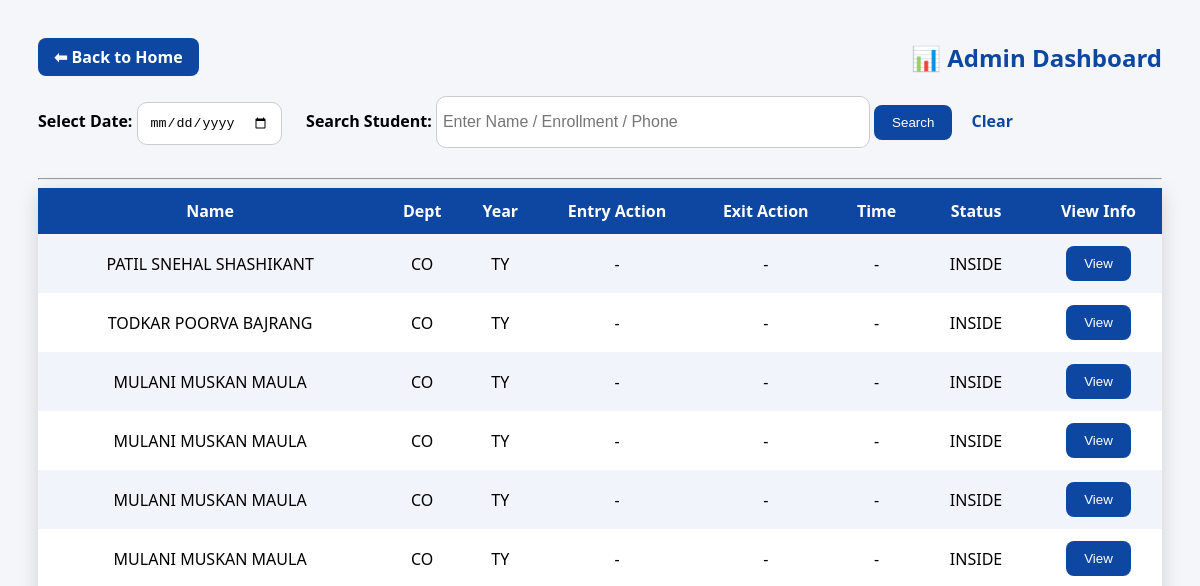
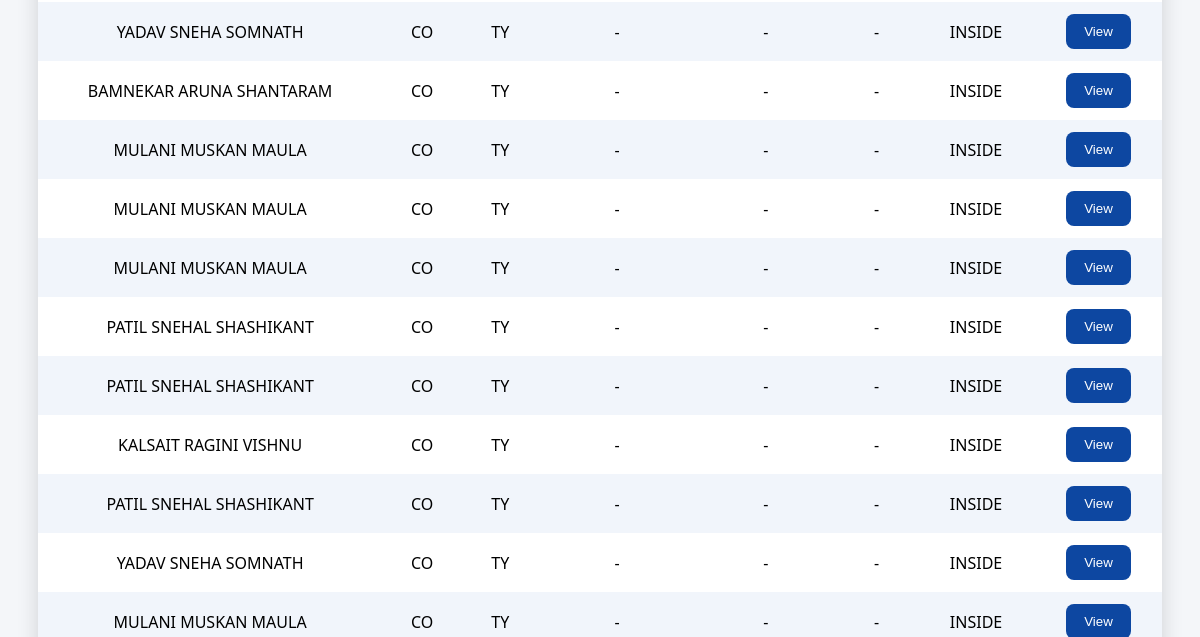
The app's page /dashboard (upper part), older data (2 pictures, top to bottom).
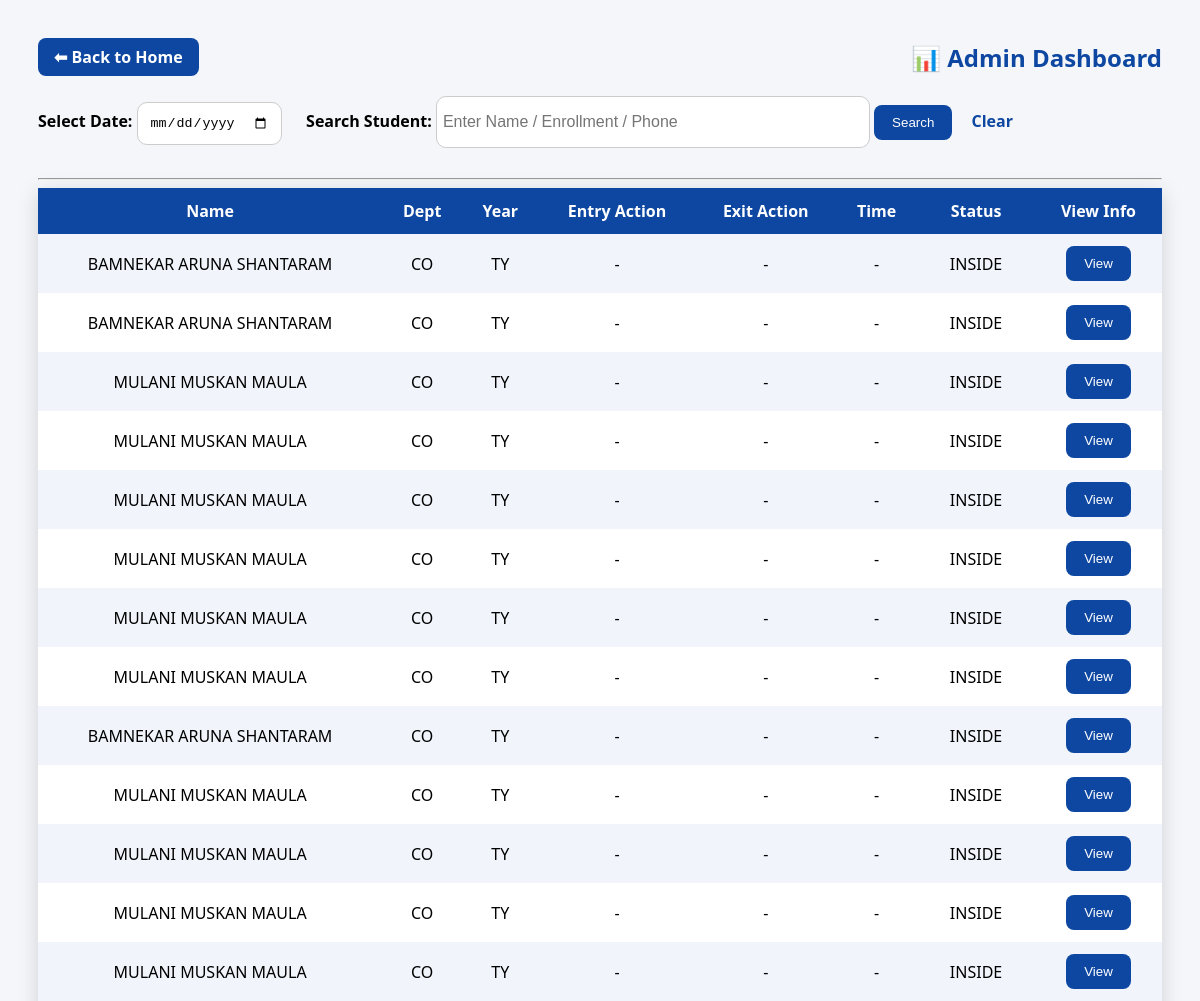
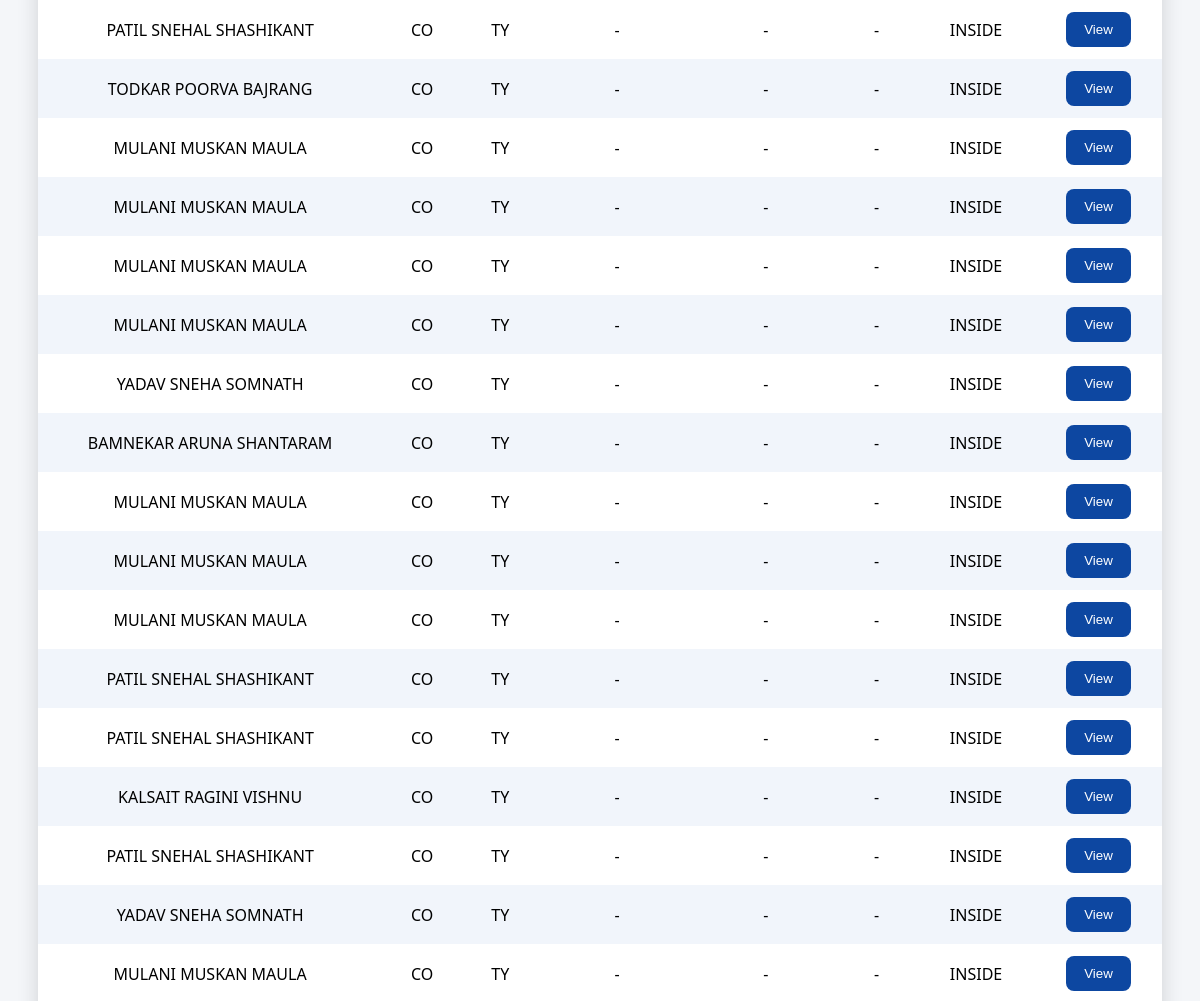
The same page, newer data (2 pictures, top to bottom).
### tables this page shows
CREATE TABLE GateLogs(
            id INTEGER PRIMARY KEY AUTOINCREMENT,
            enrollment TEXT,
            name TEXT,
            department TEXT,
            year TEXT,
            phone TEXT,
            action TEXT,
            timestamp TEXT
        );

CREATE TABLE Status(
            enrollment TEXT PRIMARY KEY,
            current_status TEXT,
            last_time TEXT
        );

### CAP2.py (the view, shortened to what this page needs)
@app.route("/dashboard")
def dashboard():
    selected_date = request.args.get("date")
    search = request.args.get("search", "").strip()
    con = sqlite3.connect(DB_PATH)
    con.row_factory = sqlite3.Row
    query = """
    SELECT g.*, s.current_status
    FROM GateLogs g
    LEFT JOIN Status s ON g.enrollment = s.enrollment
    WHERE 1=1
    """
    params = []
    if selected_date:
        d = datetime.strptime(selected_date, "%Y-%m-%d").strftime("%d-%m-%Y")
        query += " AND g.timestamp LIKE ?"
        params.append(f"{d}%")
    query += " ORDER BY g.id DESC"
    logs = con.execute(query, params).fetchall()
    con.close()
    return render_template(
        "DASHBOARD1.html",
        logs=logs,
        selected_date=selected_date
    )

### templates/DASHBOARD1.html (shortened to what this page needs)
<!DOCTYPE html>
<html>
<head>
</head>
<body>
<div class="top-bar">
    <a href="/" class="back-btn">⬅ Back to Home</a>
    <h2>📊 Admin Dashboard</h2>
</div>
<form method="get" action="/dashboard" style="margin-bottom:15px;">
    <label><b>Select Date:</b></label>
    <input type="date" name="date" value="{{ selected_date }}">
    <label style="margin-left:20px;"><b>Search Student:</b></label>
    <input type="text" name="search" placeholder="Enter Name / Enrollment / Phone"
           value="{{ request.args.get('search','') }}"
           style="width:420px; height:38px; font-size:16px; padding:6px;">
    <button type="submit">Search</button>
    <a href="/dashboard" style="margin-left:15px;">Clear</a>
</form>
<hr>
<table>
<tr>
    <th>Name</th>
    <th>Dept</th>
    <th>Year</th>
    <th>Entry Action</th>
    <th>Exit Action</th>
    <th>Time</th>
    <th>Status</th>
    <th>View Info</th>
</tr>
{% for l in logs %}
<tr>
    <td>{{l.name}}</td>
    <td>{{l.department}}</td>
    <td>{{l.year}}</td>
    <td>
        {{ l.Entry_action or '-' }}
    </td>
    <td>
        {{ l.Exit_action or '-' }}
    </td>
    <td>
        {{ l.entry_time or l.exit_time or '-' }}
    </td>
    <td>{{l.current_status}}</td>
    <td>
        <button onclick="viewInfo('{{ l.enrollment }}')">
            View
        </button>
    </td>
</tr>
{% endfor %}
</table>
</body>
</html>

### templates/DASHBOARD1.html (style rules this page uses)
body { font-family:'Segoe UI'; background:#f4f6f9; padding:30px; }
.top-bar { display:flex; align-items:center; justify-content:space-between; margin-bottom:20px; }
h2 { color:#0d47a1; margin:0; }
.back-btn { background:#0d47a1; color:white; padding:8px 16px; border-radius:8px; text-decoration:none; font-weight:bold; }
input { padding:12px; border-radius:10px; border:1px solid #ccc; margin-bottom:15px; }
button { padding:10px 18px; background:#0d47a1; color:white; border:none; border-radius:8px; cursor:pointer; }
table { width:100%; border-collapse:collapse; background:white; box-shadow:0 5px 20px rgba(0,0,0,0.15); }
th,td { padding:12px; text-align:center; }
th { background:#0d47a1; color:white; }
tr:nth-child(even) { background:#f1f5fb; }
a { color:#0d47a1; font-weight:bold; text-decoration:none; }

Row changes from the older to the newer data that the page shows:
added GateLogs: name "BAMNEKAR ARUNA SHANTARAM", department "CO", year "TY", Entry_action "-", Exit_action "-", entry_time "-", current_status "INSIDE"
added GateLogs: name "BAMNEKAR ARUNA SHANTARAM", department "CO", year "TY", Entry_action "-", Exit_action "-", entry_time "-", current_status "INSIDE"
added GateLogs: name "MULANI MUSKAN MAULA", department "CO", year "TY", Entry_action "-", Exit_action "-", entry_time "-", current_status "INSIDE"
added GateLogs: name "MULANI MUSKAN MAULA", department "CO", year "TY", Entry_action "-", Exit_action "-", entry_time "-", current_status "INSIDE"
added GateLogs: name "MULANI MUSKAN MAULA", department "CO", year "TY", Entry_action "-", Exit_action "-", entry_time "-", current_status "INSIDE"
added GateLogs: name "MULANI MUSKAN MAULA", department "CO", year "TY", Entry_action "-", Exit_action "-", entry_time "-", current_status "INSIDE"
added GateLogs: name "MULANI MUSKAN MAULA", department "CO", year "TY", Entry_action "-", Exit_action "-", entry_time "-", current_status "INSIDE"
added GateLogs: name "MULANI MUSKAN MAULA", department "CO", year "TY", Entry_action "-", Exit_action "-", entry_time "-", current_status "INSIDE"
added GateLogs: name "BAMNEKAR ARUNA SHANTARAM", department "CO", year "TY", Entry_action "-", Exit_action "-", entry_time "-", current_status "INSIDE"
added GateLogs: name "MULANI MUSKAN MAULA", department "CO", year "TY", Entry_action "-", Exit_action "-", entry_time "-", current_status "INSIDE"
added GateLogs: name "MULANI MUSKAN MAULA", department "CO", year "TY", Entry_action "-", Exit_action "-", entry_time "-", current_status "INSIDE"
added GateLogs: name "MULANI MUSKAN MAULA", department "CO", year "TY", Entry_action "-", Exit_action "-", entry_time "-", current_status "INSIDE"
added GateLogs: name "MULANI MUSKAN MAULA", department "CO", year "TY", Entry_action "-", Exit_action "-", entry_time "-", current_status "INSIDE"
